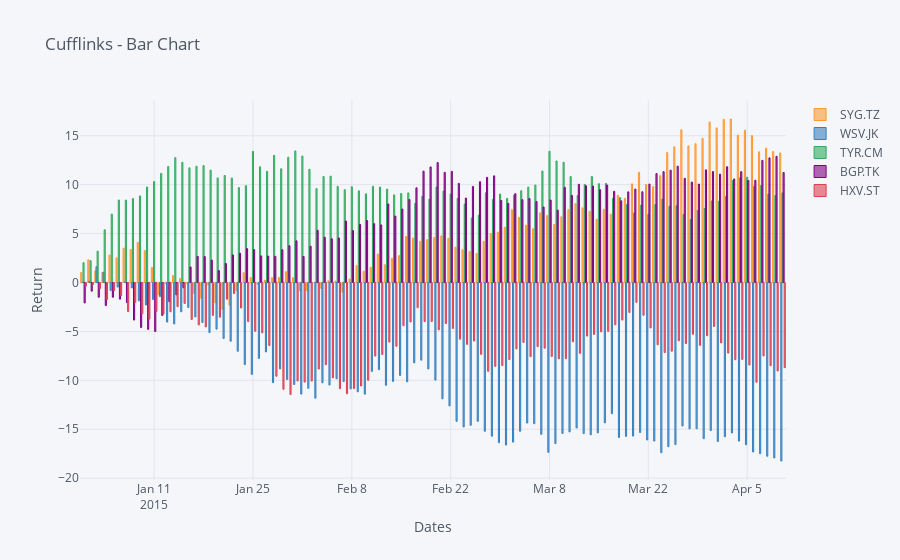

The code cell stored with this chart in its notebook:
### Markdown cell above
## Bar Chart

### Code cell
cf.datagen.lines(5).iplot(kind='bar',xTitle='Dates',yTitle='Return',title='Cufflinks - Bar Chart')
